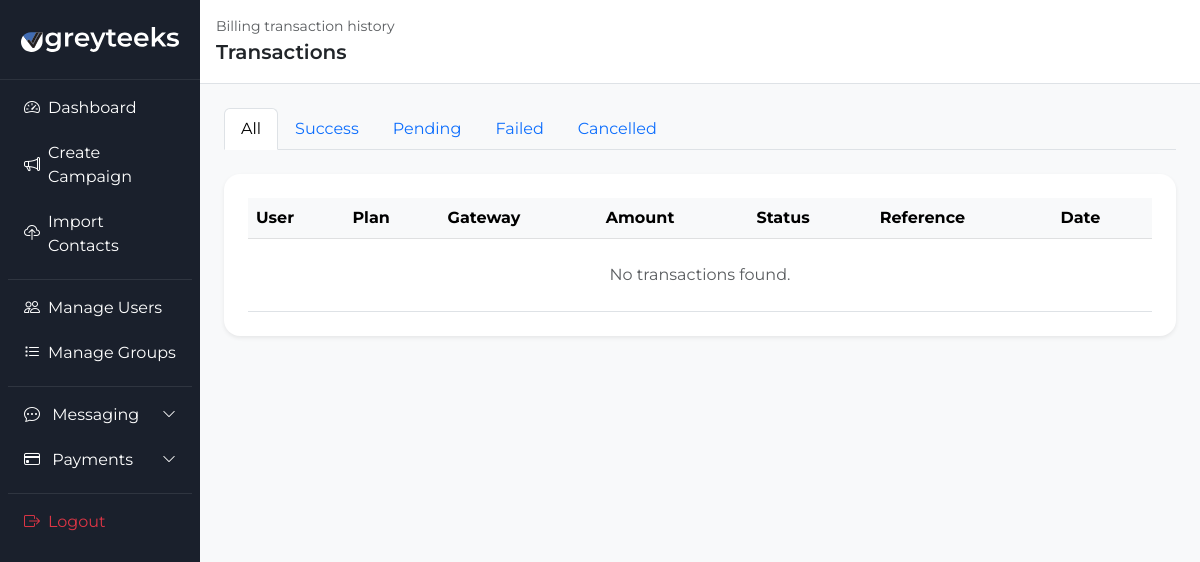
Page /billing/admin/transactions/ (signed in) on the earlier database version.
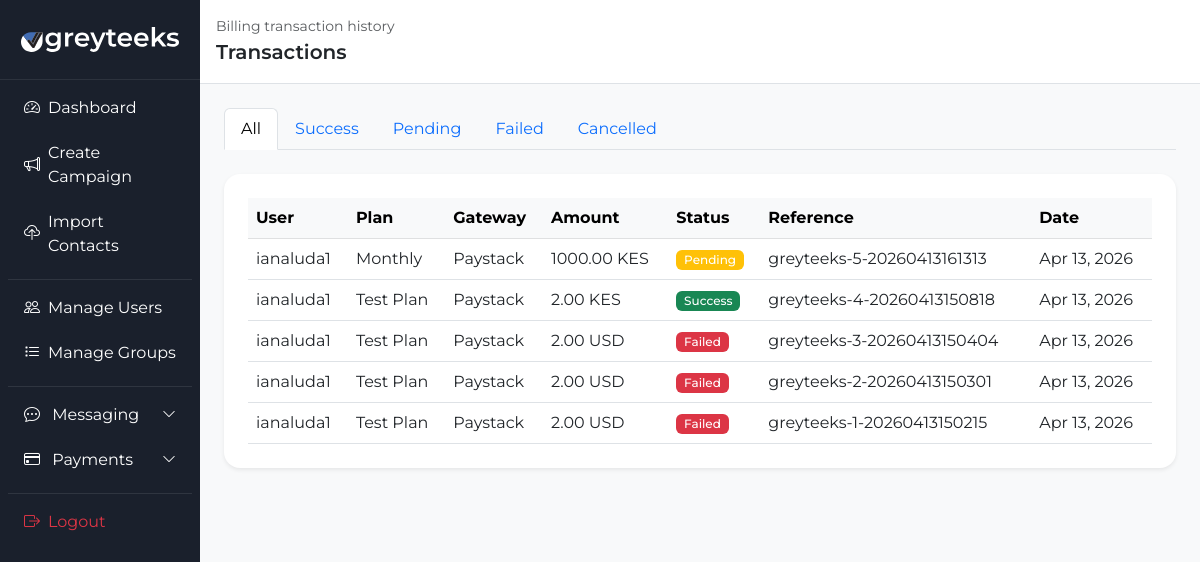
Same page on the later database version.
### billing/models.py (models this page shows, shortened)
class PaymentTransaction(models.Model):
    STATUS_CHOICES = [
        ('pending', 'Pending'),
        ('success', 'Success'),
        ('failed', 'Failed'),
        ('cancelled', 'Cancelled'),
    ]
    GATEWAY_CHOICES = [
        ('mpesa', 'M-Pesa'),
        ('paystack', 'Paystack'),
        ('paypal', 'PayPal'),
    ]
    user = models.ForeignKey(settings.AUTH_USER_MODEL, on_delete=models.CASCADE, related_name='transactions')
    plan = models.ForeignKey(PricingPlan, on_delete=models.SET_NULL, null=True)
    gateway = models.CharField(max_length=20, choices=GATEWAY_CHOICES)
    status = models.CharField(max_length=20, choices=STATUS_CHOICES, default='pending')
    amount = models.DecimalField(max_digits=10, decimal_places=2)
    currency = models.CharField(max_length=10, default='KES')
    units_purchased = models.PositiveIntegerField(default=0)
    gateway_reference = models.CharField(max_length=255, blank=True, help_text="Gateway transaction ID")
    mpesa_checkout_request_id = models.CharField(max_length=255, blank=True)
    mpesa_receipt_number = models.CharField(max_length=100, blank=True)
    paystack_reference = models.CharField(max_length=255, blank=True)
    paypal_order_id = models.CharField(max_length=255, blank=True)
    phone_number = models.CharField(max_length=20, blank=True, help_text="For M-Pesa STK push")
    created_at = models.DateTimeField(auto_now_add=True)
    updated_at = models.DateTimeField(auto_now=True)

class PricingPlan(models.Model):
    name = models.CharField(max_length=100)
    units = models.PositiveIntegerField(help_text="Number of message units this plan adds")
    price_kes = models.DecimalField(max_digits=10, decimal_places=2, help_text="Price in KES for M-Pesa")
    price_usd = models.DecimalField(max_digits=10, decimal_places=2, help_text="Price in USD for PayPal/Paystack")
    is_active = models.BooleanField(default=True)
    is_featured = models.BooleanField(default=False)
    created_at = models.DateTimeField(auto_now_add=True)

### billing/views.py (the view)
# urls.py: path('admin/transactions/', views.admin_transactions, name='admin_transactions'),
@login_required
def admin_transactions(request):
    _require_staff(request)
    status_filter = request.GET.get('status')
    transactions = PaymentTransaction.objects.select_related('user', 'plan').order_by('-created_at')
    if status_filter in ['pending', 'success', 'failed', 'cancelled']:
        transactions = transactions.filter(status=status_filter)
    context = {
        'transactions': transactions,
        'status_filter': status_filter or 'all',
    }
    return render(request, 'billing/admin_transactions.html', context)

### billing/views.py (called while the page is built)
def _require_staff(request):
    if not request.user.is_staff:
        raise PermissionDenied

### templates/billing/admin_transactions.html (shortened to what the changed rows need)
{% load static %}
<!DOCTYPE html>
<html lang="en">
<head>
    <link href="https://cdn.jsdelivr.net/npm/bootstrap@5.3.0/dist/css/bootstrap.min.css" rel="stylesheet">
    <link rel="stylesheet" href="https://cdn.jsdelivr.net/npm/bootstrap-icons@1.11.3/font/bootstrap-icons.min.css">
    <link rel="stylesheet" href="{% static 'css/dashboard.css' %}">
</head>
<body>
    <div class="container-fluid">
        <div class="row">
            <main class="col-md-10 p-0">
                <div class="dashboard-content p-4">
                    <div class="card border-0 shadow-sm rounded-4 p-4">
                        <div class="table-responsive">
                            <table class="table table-hover align-middle mb-0">
                                <thead class="table-light">
                                    <tr>
                                        <th>User</th>
                                        <th>Plan</th>
                                        <th>Gateway</th>
                                        <th>Amount</th>
                                        <th>Status</th>
                                        <th>Reference</th>
                                        <th>Date</th>
                                    </tr>
                                </thead>
                                <tbody>
                                    {% for txn in transactions %}
                                        <tr>
                                            <td>{{ txn.user.username }}</td>
                                            <td>{% if txn.plan %}{{ txn.plan.name }}{% else %}N/A{% endif %}</td>
                                            <td>{{ txn.get_gateway_display }}</td>
                                            <td>{{ txn.amount }} {{ txn.currency }}</td>
                                            <td>
                                                <span class="badge {% if txn.status == 'success' %}bg-success{% elif txn.status == 'pending' %}bg-warning{% elif txn.status == 'failed' %}bg-danger{% else %}bg-secondary{% endif %}">
                                                    {{ txn.get_status_display }}
                                                </span>
                                            </td>
                                            <td>{{ txn.gateway_reference|default:txn.paystack_reference|default:txn.paypal_order_id|default:txn.mpesa_receipt_number }}</td>
                                            <td>{{ txn.created_at|date:"M d, Y" }}</td>
                                        </tr>
                                    {% empty %}
                                        <tr>
                                            <td colspan="7" class="text-center text-muted py-4">No transactions found.</td>
                                        </tr>
                                    {% endfor %}
                                </tbody>
                            </table>
                        </div>
                    </div>
                </div>
            </main>
        </div>
    </div>
</body>
</html>

Differences in the rows shown:
added PaymentTransaction: user.username "ianaluda1", plan.name "Monthly", gateway "Paystack", amount "1000.00", currency "KES", status "Pending", gateway_reference "greyteeks-5-20260413161313", created_at "Apr 13, 2026"
added PaymentTransaction: user.username "ianaluda1", plan.name "Test Plan", gateway "Paystack", amount "2.00", currency "KES", status "Success", gateway_reference "greyteeks-4-20260413150818", created_at "Apr 13, 2026"
added PaymentTransaction: user.username "ianaluda1", plan.name "Test Plan", gateway "Paystack", amount "2.00", currency "USD", status "Failed", gateway_reference "greyteeks-3-20260413150404", created_at "Apr 13, 2026"
added PaymentTransaction: user.username "ianaluda1", plan.name "Test Plan", gateway "Paystack", amount "2.00", currency "USD", status "Failed", gateway_reference "greyteeks-2-20260413150301", created_at "Apr 13, 2026"
added PaymentTransaction: user.username "ianaluda1", plan.name "Test Plan", gateway "Paystack", amount "2.00", currency "USD", status "Failed", gateway_reference "greyteeks-1-20260413150215", created_at "Apr 13, 2026"
Other differences:
text no longer shown: "No transactions found."
